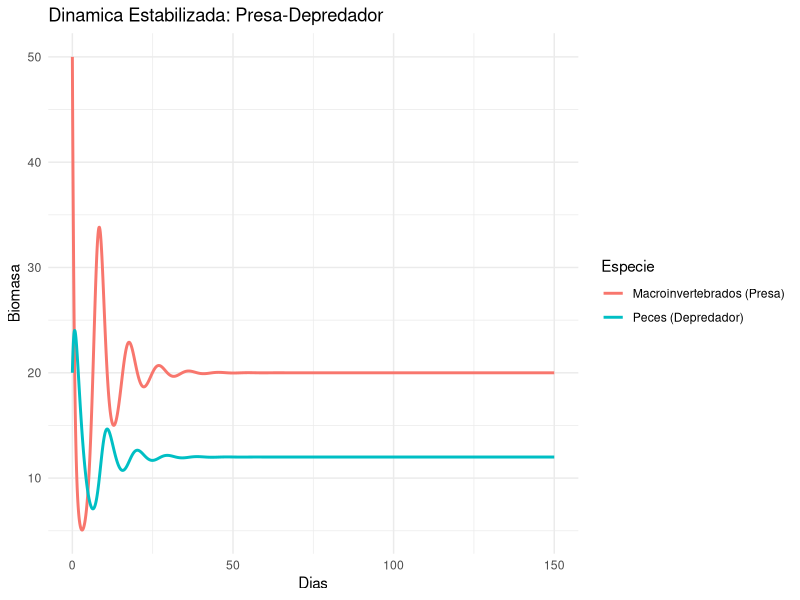
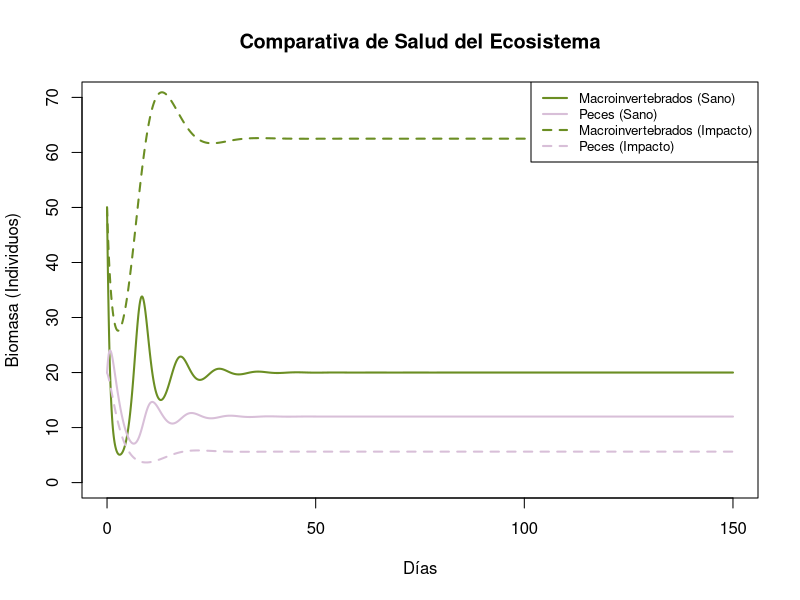

These charts were generated, in order, by the following R code:
## ---- chunk 1
install.packages("deSolve")
install.packages("ggplot2")
library(deSolve)
library(ggplot2)
## ---- chunk 2
modelo_rio <- function(t, state, parameters) {
with(as.list(c(state, parameters)), {
dx <- r * x * (1 - x / K) - a * x * y
dy <- e * a * x * y - m * y
return(list(c(dx, dy)))
})
}
## ---- chunk 3
params <- c(r=1.5, K=100, a=0.1, e=0.2, m=0.4)
estado_inicial <- c(x=50, y=20)
tiempo <- seq(0, 150, by=0.1)
## ---- chunk 4
out <- as.data.frame(ode(y = estado_inicial, times = tiempo,func = modelo_rio, parms = params))
## ---- chunk 5
summary(out)
## ---- chunk 6
ggplot(out, aes(x=time))+
  geom_line(aes(y=x,color="Macroinvertebrados (Presa)"), linewidth=1)+
  geom_line(aes(y=y,color="Peces (Depredador)"), linewidth=1) +
  labs(title= "Dinamica Estabilizada: Presa-Depredador",
       x="Dias", y="Biomasa", color= "Especie") +
  theme_minimal()
## ---- chunk 7
params_impacto <- c(r=0.6, K=100, a=0.04, e=0.2, m=0.5)
estado_inicial <- c(x=50, y=20)
tiempo <- seq(0, 150, by=0.1)
## ---- chunk 8
out_impacto <- as.data.frame(ode(y = estado_inicial, times = tiempo,func = modelo_rio, parms = params_impacto))

summary(out)
## ---- chunk 9
# Graficamos primero el Sano (Líneas continuas)
plot(out$time, out$x, type="l", col="olivedrab", lwd=2,
ylim=c(0, 70), main="Comparativa de Salud del Ecosistema",
xlab="Días", ylab="Biomasa (Individuos)")
lines(out$time, out$y, col="thistle", lwd=2)
# Añadimos el Impactado (Líneas punteadas lty=2)
lines(out_impacto$time, out_impacto$x, col="olivedrab", lwd=2, lty=2)
lines(out_impacto$time, out_impacto$y, col="thistle", lwd=2, lty=2)
# Leyendas
legend("topright",
legend=c("Macroinvertebrados (Sano)", "Peces (Sano)", "Macroinvertebrados (Impacto)", "Peces (Impacto)"),
col=c("olivedrab", "thistle", "olivedrab", "thistle"),
lty=c(1, 1, 2, 2), lwd=2, cex=0.8)
## ---- chunk 10
#Usamos los ultimos 30 dias para evitar el "caos del inicio"
prom_sano <- mean(out$y[out$time>70])
prom_imp <- mean(out_impacto$y[out_impacto$time>70])

#2. Formula de Cambio Porcentual 
perdida_porcentual <- ((prom_sano-prom_imp)/prom_sano)*100

#3. Resultado final en consola 
cat("--------------------------------------------\n",
"ANÁLISIS DE IMPACTO EN EL DEPREDADOR:\n",
"Biomasa Promedio (Sano): ", round(prom_sano, 1), "\n",
"Biomasa Promedio (Impacto): ", round(prom_imp, 1), "\n",
"PÉRDIDA TOTAL DE BIOMASA: ", round(perdida_porcentual, 1), "%\n",
"--------------------------------------------\n")
